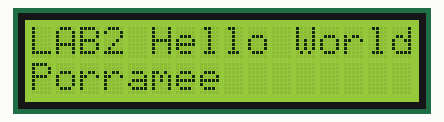
This sketch was run on a simulated Arduino Uno, built with avr-gcc and run on an emulated ATmega328P. On the bench: 16×2 character LCD.

Above: at 0.1 s.
At 2.2 s:
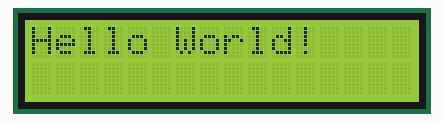

The sketch:

LAB2_LCD_Hello_World.ino
```cpp
#include <Wire.h>
#include <LiquidCrystal_I2C.h>

LiquidCrystal_I2C lcd(0x27, 16, 2);

void setup()
{
    lcd.init();
    lcd.backlight();
    lcd.clear();

    lcd.setCursor(0, 0);
    lcd.print("LAB2 Hello World");
    lcd.setCursor(0, 1);
    lcd.print("Porramee");
    delay(2000);

    lcd.clear();
}

void loop()
{
    lcd.setCursor(0, 0);
    lcd.print("Hello World!");
}
```
